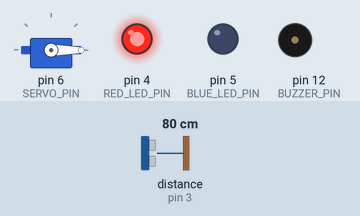
A sketch run on a simulated Arduino Uno, built with avr-gcc and run on an emulated ATmega328P. Shown: servo, output pins drawn as LEDs (lit = HIGH), buzzer (waves = sounding, pin HIGH). Wiring (inferred from the names in the program): ultrasonic range finder: trigger pin 2; echo pin 3. The inputs (shaded band) are chosen by the test bench; at power-on: distance to the obstacle (sensor on pin 3) 80 cm. The echo pulse lasts 58.3 µs per cm; pins used as bus, display or sensor lines are not drawn.

Above: at 1.2 s.
1.3 s: distance to the obstacle (sensor on pin 3) set to 20 cm
2.8 s: distance to the obstacle (sensor on pin 3) set to 16 cm
At 3.1 s:
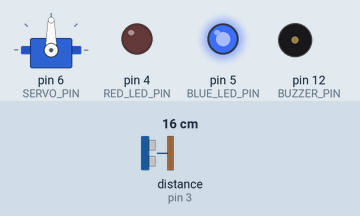
Timing chart, 0 to 11.8 s (numbered marks = the images above; inputs shaded):
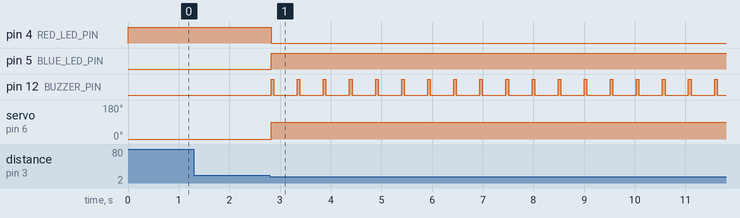

The sketch:

automatic_gate.ino
```cpp
#include <Servo.h>
class GateController {
private:
    const int TRIG_PIN = 2;
    const int ECHO_PIN = 3;
    const int RED_LED_PIN = 4;
    const int RED_GND_PIN = 8;
    const int BLUE_GND_PIN = 7;
    const int BLUE_LED_PIN = 5;
    const int SERVO_PIN = 6;
    const int BUZZER_PIN = 12;
    const float DETECT_RANGE = 50.0;
    const int GATE_CLOSED = 0;
    const int GATE_OPEN = 90;
    const unsigned long AUTO_CLOSE_TIME = 5000;
    const unsigned long BEEP_DURATION = 50;
    const unsigned long BEEP_INTERVAL = 500;
    Servo gateServo;
    bool gateStatus;
    unsigned long lastSeenTime;
    unsigned long lastBeep;
    bool beepState;
    float measureDistance() {
        digitalWrite(TRIG_PIN, LOW);
        delayMicroseconds(2);
        digitalWrite(TRIG_PIN, HIGH);
        delayMicroseconds(10);
        digitalWrite(TRIG_PIN, LOW);
        return pulseIn(ECHO_PIN, HIGH) / 20.0;
    }
    void updateLeds(bool open) {
        digitalWrite(RED_LED_PIN, !open);
        digitalWrite(BLUE_LED_PIN, open);
    }
    void operateGate(bool open) {
        gateServo.write(open ? GATE_OPEN : GATE_CLOSED);
        gateStatus = open;
        updateLeds(open);
    }
public:
    GateController() : gateStatus(false), lastSeenTime(0), lastBeep(0), beepState(false) {}
    void initialize() {
        pinMode(TRIG_PIN, OUTPUT);
        pinMode(ECHO_PIN, INPUT);
        pinMode(RED_LED_PIN, OUTPUT);
        pinMode(RED_GND_PIN, OUTPUT);
        pinMode(BLUE_GND_PIN, OUTPUT);
        digitalWrite(RED_GND_PIN, LOW);
        digitalWrite(BLUE_GND_PIN, LOW);
        pinMode(BLUE_LED_PIN, OUTPUT);
        pinMode(BUZZER_PIN, OUTPUT);
        gateServo.attach(SERVO_PIN);
        operateGate(false);
    }
    void process() {
        float dist = measureDistance();
        unsigned long now = millis();
        if (dist < DETECT_RANGE) {
            if (!gateStatus) {
                operateGate(true);
            }
            lastSeenTime = now;
        } else if (gateStatus && (now - lastSeenTime > AUTO_CLOSE_TIME)) {
            operateGate(false);
            digitalWrite(BUZZER_PIN, LOW);
        }
        if (gateStatus) {
            if (!beepState && (now - lastBeep >= BEEP_INTERVAL)) {
                digitalWrite(BUZZER_PIN, HIGH);
                beepState = true;
                lastBeep = now;
            } else if (beepState && (now - lastBeep >= BEEP_DURATION)) {
                digitalWrite(BUZZER_PIN, LOW);
                beepState = false;
            }
        }
        delay(50);
    }
};
GateController controller;
void setup() {
    controller.initialize();
}
void loop() {
    controller.process();
}
```

Measured:
- the behaviour switches between 18 and 17 cm on distance to the obstacle (sensor on pin 3) (found by bisection; images 0 and 1)
- after the input at 1.3 s, every drawn part: stays the same
- after the input at 2.8 s, pin 4 (RED_LED_PIN): HIGH → LOW at once; pin 5 (BLUE_LED_PIN): LOW → HIGH at once; pin 12 (BUZZER_PIN): alternates HIGH for 0.05 s and LOW for 0.46 s, starting at once; servo on pin 6 (SERVO_PIN): 0° → 90° at once
